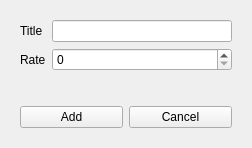
<?xml version="1.0" encoding="UTF-8"?>
<ui version="4.0">
 <class>add_window</class>
 <widget class="QDialog" name="add_window">
  <property name="geometry">
   <rect>
    <x>0</x>
    <y>0</y>
    <width>252</width>
    <height>141</height>
   </rect>
  </property>
  <property name="sizePolicy">
   <sizepolicy hsizetype="Minimum" vsizetype="Minimum">
    <horstretch>0</horstretch>
    <verstretch>0</verstretch>
   </sizepolicy>
  </property>
  <property name="windowTitle">
   <string>Add</string>
  </property>
  <layout class="QGridLayout" name="gridLayout">
   <item row="1" column="0">
    <widget class="QStackedWidget" name="stackedWidget">
     <property name="currentIndex">
      <number>4</number>
     </property>
     <widget class="QWidget" name="add_employee">
      <property name="sizePolicy">
       <sizepolicy hsizetype="Preferred" vsizetype="Preferred">
        <horstretch>0</horstretch>
        <verstretch>0</verstretch>
       </sizepolicy>
      </property>
      <layout class="QGridLayout" name="gridLayout_4">
       <item row="0" column="0">
        <layout class="QFormLayout" name="employee_fields">
         <item row="0" column="0">
          <widget class="QLabel" name="emp_name_label">
           <property name="text">
            <string>Employee name</string>
           </property>
          </widget>
         </item>
         <item row="0" column="1">
          <widget class="QLineEdit" name="emp_name_line"/>
         </item>
         <item row="1" column="0">
          <widget class="QLabel" name="pos_label">
           <property name="text">
            <string>Position</string>
           </property>
          </widget>
         </item>
         <item row="1" column="1">
          <widget class="QComboBox" name="pos_cb"/>
         </item>
        </layout>
       </item>
       <item row="1" column="0">
        <layout class="QHBoxLayout" name="employee_buttons">
         <item>
          <widget class="QPushButton" name="emp_add_button">
           <property name="text">
            <string>Add</string>
           </property>
          </widget>
         </item>
         <item>
          <widget class="QPushButton" name="emp_cancel_button">
           <property name="text">
            <string>Cancel</string>
           </property>
          </widget>
         </item>
        </layout>
       </item>
      </layout>
     </widget>
     <widget class="QWidget" name="add_schedule">
      <layout class="QGridLayout" name="gridLayout_5">
       <item row="0" column="0">
        <layout class="QFormLayout" name="schedule_fields">
         <item row="0" column="0">
          <widget class="QLabel" name="sch_emp_label">
           <property name="text">
            <string>Employee</string>
           </property>
          </widget>
         </item>
         <item row="2" column="0">
          <widget class="QLabel" name="sch_hrs_label">
           <property name="text">
            <string>Hours</string>
           </property>
          </widget>
         </item>
         <item row="1" column="0">
          <widget class="QLabel" name="csh_date_label">
           <property name="text">
            <string>Date</string>
           </property>
          </widget>
         </item>
         <item row="1" column="1">
          <widget class="QDateEdit" name="sch_date_edit">
           <property name="calendarPopup">
            <bool>true</bool>
           </property>
          </widget>
         </item>
         <item row="0" column="1">
          <widget class="QComboBox" name="sch_emp_cb"/>
         </item>
         <item row="2" column="1">
          <widget class="QSpinBox" name="sch_hrs_box">
           <property name="maximum">
            <number>24</number>
           </property>
          </widget>
         </item>
        </layout>
       </item>
       <item row="1" column="0">
        <layout class="QHBoxLayout" name="schedule_buttons">
         <item>
          <widget class="QPushButton" name="sch_add_button">
           <property name="text">
            <string>Add</string>
           </property>
          </widget>
         </item>
         <item>
          <widget class="QPushButton" name="sch_cancel_button">
           <property name="text">
            <string>Cancel</string>
           </property>
          </widget>
         </item>
        </layout>
       </item>
      </layout>
     </widget>
     <widget class="QWidget" name="add_payment">
      <layout class="QGridLayout" name="gridLayout_3">
       <item row="0" column="0">
        <layout class="QFormLayout" name="payment_fields">
         <item row="0" column="0">
          <widget class="QLabel" name="pay_emp_label">
           <property name="text">
            <string>Employee</string>
           </property>
          </widget>
         </item>
         <item row="1" column="0">
          <widget class="QLabel" name="pay_date_label">
           <property name="text">
            <string>Date</string>
           </property>
          </widget>
         </item>
         <item row="1" column="1">
          <widget class="QDateEdit" name="pay_date_edit"/>
         </item>
         <item row="2" column="0">
          <widget class="QLabel" name="pay_nomhrs_label">
           <property name="text">
            <string>Nominal hours</string>
           </property>
          </widget>
         </item>
         <item row="2" column="1">
          <widget class="QSpinBox" name="pay_nomhrs_box"/>
         </item>
         <item row="0" column="1">
          <widget class="QComboBox" name="pay_emp_cb"/>
         </item>
        </layout>
       </item>
       <item row="1" column="0">
        <layout class="QHBoxLayout" name="payment_buttons">
         <item>
          <widget class="QPushButton" name="pay_add_button">
           <property name="text">
            <string>Add</string>
           </property>
          </widget>
         </item>
         <item>
          <widget class="QPushButton" name="pay_cancel_button">
           <property name="text">
            <string>Cancel</string>
           </property>
          </widget>
         </item>
        </layout>
       </item>
      </layout>
     </widget>
     <widget class="QWidget" name="add_position">
      <layout class="QGridLayout" name="gridLayout_6">
       <item row="0" column="0">
        <layout class="QFormLayout" name="position_fields">
         <item row="0" column="0">
          <widget class="QLabel" name="pos_title_label">
           <property name="text">
            <string>Title</string>
           </property>
          </widget>
         </item>
         <item row="0" column="1">
          <widget class="QLineEdit" name="pos_title_line"/>
         </item>
         <item row="1" column="0">
          <widget class="QLabel" name="pos_rate_label">
           <property name="text">
            <string>Rate</string>
           </property>
          </widget>
         </item>
         <item row="1" column="1">
          <widget class="QSpinBox" name="pos_rate_box"/>
         </item>
        </layout>
       </item>
       <item row="1" column="0">
        <layout class="QHBoxLayout" name="position_buttons">
         <item>
          <widget class="QPushButton" name="pos_add_button">
           <property name="text">
            <string>Add</string>
           </property>
          </widget>
         </item>
         <item>
          <widget class="QPushButton" name="pos_cancel_button">
           <property name="text">
            <string>Cancel</string>
           </property>
          </widget>
         </item>
        </layout>
       </item>
      </layout>
     </widget>
     <widget class="QWidget" name="add_paystatus">
      <layout class="QGridLayout" name="gridLayout_7">
       <item row="0" column="0">
        <layout class="QFormLayout" name="paystatus_fields">
         <item row="0" column="0">
          <widget class="QLabel" name="paystatus_title_label">
           <property name="text">
            <string>Title</string>
           </property>
          </widget>
         </item>
         <item row="0" column="1">
          <widget class="QLineEdit" name="paystatus_title_line"/>
         </item>
         <item row="1" column="0">
          <widget class="QLabel" name="paystatus_rate_label">
           <property name="text">
            <string>Rate</string>
           </property>
          </widget>
         </item>
         <item row="1" column="1">
          <widget class="QSpinBox" name="paystatus_rate_box"/>
         </item>
        </layout>
       </item>
       <item row="1" column="0">
        <layout class="QHBoxLayout" name="paystatus_buttons">
         <item>
          <widget class="QPushButton" name="paystatus_add_button">
           <property name="text">
            <string>Add</string>
           </property>
          </widget>
         </item>
         <item>
          <widget class="QPushButton" name="paystatus_cancel_button">
           <property name="text">
            <string>Cancel</string>
           </property>
          </widget>
         </item>
        </layout>
       </item>
      </layout>
     </widget>
    </widget>
   </item>
  </layout>
 </widget>
 <resources/>
 <connections/>
</ui>
